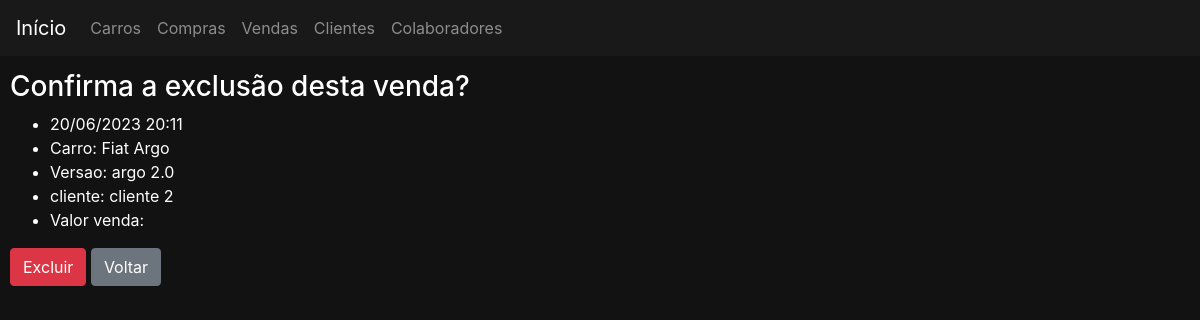
/vendas/excluir/7, run on an earlier commit of the app's database.
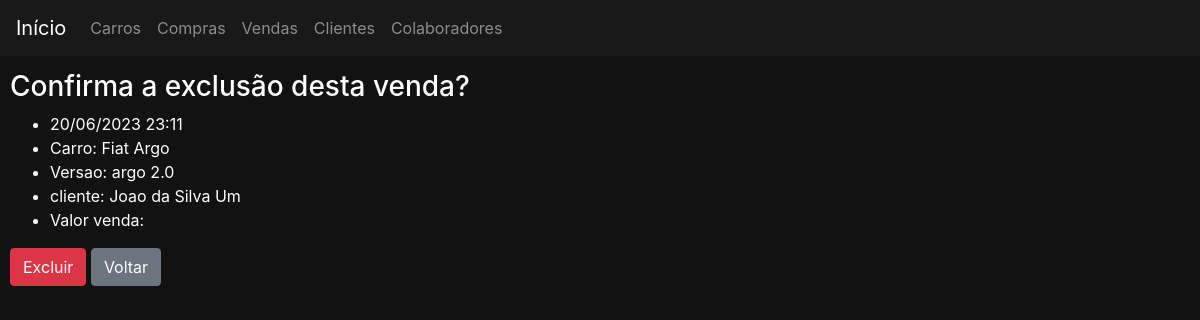
And on a later commit of the database.
### vendas/models.py (models this page shows, shortened)
class Venda(models.Model):
    situacao_choices = (
        ('P', 'processada'),
        ('C', 'cancelada'),
        ('F', 'finalizada'),
    )
    dataHora = models.DateTimeField()
    detalhes = models.CharField(max_length=50)
    valorVenda = models.DecimalField(max_digits=15, decimal_places=2)
    formaPagamento = models.CharField(max_length=20)
    cliente = models.ForeignKey(Cliente, on_delete=models.DO_NOTHING)
    colaborador = models.ForeignKey(Colaborador, on_delete=models.DO_NOTHING)
    versao = models.ForeignKey(Versao, on_delete=models.DO_NOTHING)
    situacao = models.CharField(max_length=1, choices=situacao_choices, blank=False, null=False)

### clientes/models.py (models this page shows)
class Cliente(Pessoa):
    renda = models.DecimalField(max_digits=15, decimal_places=2, verbose_name='renda')
    profissao = models.CharField(max_length=20, verbose_name='profissao')
    class Meta:
        permissions = (
            ('permissao_gerente', 'permissao gerente'),
            ('permissao_supervisor', 'permissao supervisor'),
            ('permissao_vendedor', 'permissao vendendor'),
            ('permissao_funcionario', 'permissao todos funcionarios'),
        )

### carros/models.py (models this page shows, shortened)
class Versao(models.Model):
    carro = models.ForeignKey(Carro, on_delete=models.DO_NOTHING)
    nome = models.CharField(max_length=50, unique=True)
    motor = models.ForeignKey(Motor, on_delete=models.DO_NOTHING)
    combustivel = models.ForeignKey(Combustivel, on_delete=models.DO_NOTHING)
    direcao = models.ForeignKey(Direcao, on_delete=models.DO_NOTHING)
    seguranca = models.ManyToManyField(Seguranca, related_name="versao_seguranca", blank=True)
    acessorio = models.ManyToManyField(Acessorio, related_name="versao_acessorio", blank=True)
    imagem = models.ImageField(upload_to='carros', blank=True, null=True)
    ano = models.IntegerField(default='2023')
    modelo = models.IntegerField(default='2023')
    estoque = models.IntegerField(default=0)
    slugVersao = models.SlugField(unique=True, null=True, blank=True)
    class Meta:
        permissions = (
            ('permissao_gerente', 'permissao gerente'),
            ('permissao_vendedor', 'permissao vendendor'),
            ('permissao_funcionario', 'permissao todos funcionarios'),
        )
    def __str__(self):
        return self.nome
    class Meta:
        verbose_name_plural = 'Versoes'

class Carro(models.Model):
    nome = models.CharField(max_length=30, unique=True)
    slugCarro = models.SlugField(unique=True, null=True, blank=True)
    def __str__(self) -> str:
        return self.nome
    class Meta:
        permissions = (
            ('permissao_gerente', 'permissao gerente'),
            ('permissao_supervisor', 'permissao supervisor'),
            ('permissao_vendedor', 'permissao vendendor'),
            ('permissao_funcionario', 'permissao todos funcionarios'),
        )

### vendas/views.py (the view, shortened to what this page needs)
# urls.py: path('excluir/<int:pk>', views.VendasExcluir.as_view(), name='excluir'),
class VendasExcluir(DeleteView):
    model = Venda
    template_name = 'vendas/vendaExcluir.html'
    success_url = reverse_lazy('vendas:listar')

### pessoas/models.py (called while the page is built)
    def __str__(self) -> str:
        return self.nomeCompleto

### vendas/templates/vendas/vendaExcluir.html
{% extends 'base.html' %}
{% block 'body' %}
    <h3>Confirma a exclusão desta venda?</h3>
    <ul>
        <li>{{object.dataHora|date:"d/m/Y H:i"}}</li>
        <li>Carro: {{object.versao.carro}}</li>
        <li>Versao: {{object.versao}}</li>
        <li>cliente: {{object.cliente}}</li>
        <li>Valor venda: {{object.valorvenda}}</li>
    </ul>
    <form action="" method="POST"> {% csrf_token %}
        <input type="submit" class="btn btn-danger" value="Excluir">
        <a href="javascript:history.back()" class="btn btn-secondary">Voltar</a>
    </form>
{% endblock %}

What changed in the data, as far as the page shows it:
changed Venda "Fiat Argo": dataHora "20/06/2023 20:11" → "20/06/2023 23:11"; cliente "cliente 2" → "Joao da Silva Um"
